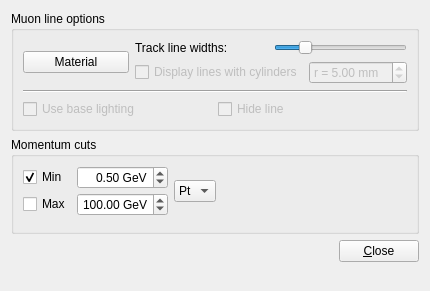
<?xml version="1.0" encoding="UTF-8"?>
<ui version="4.0">
 <class>MuonCollectionSettingsForm</class>
 <widget class="QWidget" name="MuonCollectionSettingsForm">
  <property name="geometry">
   <rect>
    <x>0</x>
    <y>0</y>
    <width>430</width>
    <height>291</height>
   </rect>
  </property>
  <property name="windowTitle">
   <string>Form</string>
  </property>
  <layout class="QVBoxLayout" name="verticalLayout_5">
   <item>
    <widget class="QGroupBox" name="groupBox_4">
     <property name="title">
      <string>Muon line options</string>
     </property>
     <property name="checkable">
      <bool>false</bool>
     </property>
     <layout class="QVBoxLayout" name="verticalLayout_3">
      <item>
       <layout class="QHBoxLayout" name="horizontalLayout_4">
        <item>
         <widget class="VP1MaterialButton" name="pushButton_matButton">
          <property name="text">
           <string>Material</string>
          </property>
         </widget>
        </item>
        <item>
         <layout class="QVBoxLayout" name="verticalLayout">
          <item>
           <layout class="QHBoxLayout" name="horizontalLayout_2">
            <item>
             <widget class="QLabel" name="label_4">
              <property name="text">
               <string>Track line widths:</string>
              </property>
             </widget>
            </item>
            <item>
             <widget class="QSlider" name="horizontalSlider_trackWidth">
              <property name="sizePolicy">
               <sizepolicy hsizetype="Preferred" vsizetype="Fixed">
                <horstretch>0</horstretch>
                <verstretch>0</verstretch>
               </sizepolicy>
              </property>
              <property name="minimumSize">
               <size>
                <width>100</width>
                <height>0</height>
               </size>
              </property>
              <property name="maximum">
               <number>100</number>
              </property>
              <property name="singleStep">
               <number>10</number>
              </property>
              <property name="value">
               <number>20</number>
              </property>
              <property name="orientation">
               <enum>Qt::Horizontal</enum>
              </property>
             </widget>
            </item>
           </layout>
          </item>
          <item>
           <layout class="QHBoxLayout" name="horizontalLayout">
            <item>
             <widget class="QCheckBox" name="checkBox_trackTubes">
              <property name="enabled">
               <bool>false</bool>
              </property>
              <property name="text">
               <string>Display lines with cylinders</string>
              </property>
             </widget>
            </item>
            <item>
             <widget class="QDoubleSpinBox" name="doubleSpinBox_trackTubesRadiusMM">
              <property name="enabled">
               <bool>false</bool>
              </property>
              <property name="prefix">
               <string>r = </string>
              </property>
              <property name="suffix">
               <string> mm</string>
              </property>
              <property name="minimum">
               <double>0.010000000000000</double>
              </property>
              <property name="value">
               <double>5.000000000000000</double>
              </property>
             </widget>
            </item>
           </layout>
          </item>
         </layout>
        </item>
       </layout>
      </item>
      <item>
       <widget class="Line" name="line">
        <property name="orientation">
         <enum>Qt::Horizontal</enum>
        </property>
       </widget>
      </item>
      <item>
       <layout class="QHBoxLayout" name="horizontalLayout_3">
        <item>
         <widget class="QCheckBox" name="checkBox_tracksUseBaseLightModel">
          <property name="enabled">
           <bool>false</bool>
          </property>
          <property name="toolTip">
           <string>Use a less advanced light model for the tracks. This might lead to more clearly visible tracks (but transparency will not be taken into account)</string>
          </property>
          <property name="text">
           <string>Use base lighting</string>
          </property>
         </widget>
        </item>
        <item>
         <widget class="QCheckBox" name="checkBox_hideactualpaths">
          <property name="enabled">
           <bool>false</bool>
          </property>
          <property name="toolTip">
           <string>Do not display the actual tracks. Projections and other track details (measurements, errors, ...) will still be shown.</string>
          </property>
          <property name="text">
           <string>Hide line</string>
          </property>
         </widget>
        </item>
       </layout>
      </item>
     </layout>
    </widget>
   </item>
   <item>
    <widget class="QWidget" name="cuts" native="true">
     <property name="enabled">
      <bool>true</bool>
     </property>
     <layout class="QVBoxLayout" name="verticalLayout_4">
      <property name="margin">
       <number>0</number>
      </property>
      <item>
       <widget class="QGroupBox" name="groupBox_cuts_momentum">
        <property name="enabled">
         <bool>true</bool>
        </property>
        <property name="title">
         <string>Momentum cuts</string>
        </property>
        <layout class="QVBoxLayout" name="verticalLayout_2">
         <item>
          <layout class="QHBoxLayout" name="horizontalLayout_5">
           <item>
            <layout class="QGridLayout" name="_5">
             <property name="verticalSpacing">
              <number>4</number>
             </property>
             <item row="0" column="0">
              <widget class="QCheckBox" name="checkBox_cut_minpt">
               <property name="text">
                <string>Min</string>
               </property>
               <property name="checked">
                <bool>true</bool>
               </property>
              </widget>
             </item>
             <item row="0" column="1">
              <widget class="QDoubleSpinBox" name="doubleSpinBox_cut_minpt_gev">
               <property name="alignment">
                <set>Qt::AlignRight|Qt::AlignTrailing|Qt::AlignVCenter</set>
               </property>
               <property name="suffix">
                <string> GeV</string>
               </property>
               <property name="maximum">
                <double>999.990000000000009</double>
               </property>
               <property name="singleStep">
                <double>0.100000000000000</double>
               </property>
               <property name="value">
                <double>0.500000000000000</double>
               </property>
              </widget>
             </item>
             <item row="1" column="0">
              <widget class="QCheckBox" name="checkBox_cut_maxpt">
               <property name="text">
                <string>Max</string>
               </property>
              </widget>
             </item>
             <item row="1" column="1">
              <widget class="QDoubleSpinBox" name="doubleSpinBox_cut_maxpt_gev">
               <property name="alignment">
                <set>Qt::AlignRight|Qt::AlignTrailing|Qt::AlignVCenter</set>
               </property>
               <property name="suffix">
                <string> GeV</string>
               </property>
               <property name="maximum">
                <double>999.990000000000009</double>
               </property>
               <property name="singleStep">
                <double>0.100000000000000</double>
               </property>
               <property name="value">
                <double>100.000000000000000</double>
               </property>
              </widget>
             </item>
            </layout>
           </item>
           <item>
            <widget class="QComboBox" name="comboBox_momtype">
             <item>
              <property name="text">
               <string>Pt</string>
              </property>
             </item>
             <item>
              <property name="text">
               <string>P</string>
              </property>
             </item>
            </widget>
           </item>
           <item>
            <spacer name="horizontalSpacer">
             <property name="orientation">
              <enum>Qt::Horizontal</enum>
             </property>
             <property name="sizeHint" stdset="0">
              <size>
               <width>13</width>
               <height>20</height>
              </size>
             </property>
            </spacer>
           </item>
          </layout>
         </item>
         <item>
          <widget class="VP1EtaPhiCutWidget" name="etaPhiCutWidget" native="true"/>
         </item>
        </layout>
       </widget>
      </item>
     </layout>
    </widget>
   </item>
   <item>
    <layout class="QHBoxLayout" name="_2">
     <item>
      <spacer>
       <property name="orientation">
        <enum>Qt::Horizontal</enum>
       </property>
       <property name="sizeHint" stdset="0">
        <size>
         <width>40</width>
         <height>20</height>
        </size>
       </property>
      </spacer>
     </item>
     <item>
      <widget class="QPushButton" name="pushButton_close">
       <property name="text">
        <string>&amp;Close</string>
       </property>
      </widget>
     </item>
    </layout>
   </item>
   <item>
    <spacer name="verticalSpacer">
     <property name="orientation">
      <enum>Qt::Vertical</enum>
     </property>
     <property name="sizeHint" stdset="0">
      <size>
       <width>20</width>
       <height>40</height>
      </size>
     </property>
    </spacer>
   </item>
  </layout>
 </widget>
 <customwidgets>
  <customwidget>
   <class>VP1MaterialButton</class>
   <extends>QPushButton</extends>
   <header>VP1Base/VP1MaterialButton.h</header>
  </customwidget>
  <customwidget>
   <class>VP1EtaPhiCutWidget</class>
   <extends>QWidget</extends>
   <header>VP1Base/VP1EtaPhiCutWidget.h</header>
   <container>1</container>
  </customwidget>
 </customwidgets>
 <resources/>
 <connections/>
</ui>
